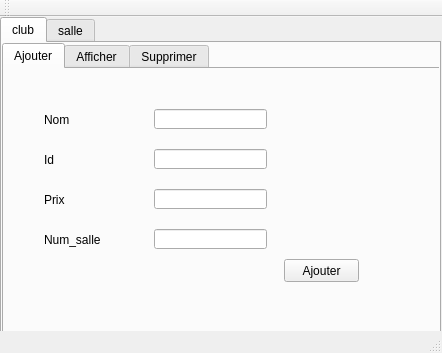
<?xml version="1.0" encoding="UTF-8"?>
<ui version="4.0">
 <class>MainWindow</class>
 <widget class="QMainWindow" name="MainWindow">
  <property name="geometry">
   <rect>
    <x>0</x>
    <y>0</y>
    <width>442</width>
    <height>353</height>
   </rect>
  </property>
  <property name="windowTitle">
   <string>MainWindow</string>
  </property>
  <widget class="QWidget" name="centralWidget">
   <widget class="QTabWidget" name="tabWidget_2">
    <property name="geometry">
     <rect>
      <x>0</x>
      <y>0</y>
      <width>441</width>
      <height>321</height>
     </rect>
    </property>
    <property name="currentIndex">
     <number>0</number>
    </property>
    <widget class="QWidget" name="tab_4">
     <attribute name="title">
      <string>club</string>
     </attribute>
     <widget class="QTabWidget" name="tabWidget">
      <property name="geometry">
       <rect>
        <x>0</x>
        <y>0</y>
        <width>441</width>
        <height>291</height>
       </rect>
      </property>
      <property name="currentIndex">
       <number>0</number>
      </property>
      <widget class="QWidget" name="tab">
       <attribute name="title">
        <string>Ajouter</string>
       </attribute>
       <widget class="QLineEdit" name="lineEdit_nom">
        <property name="geometry">
         <rect>
          <x>150</x>
          <y>40</y>
          <width>113</width>
          <height>20</height>
         </rect>
        </property>
        <property name="text">
         <string/>
        </property>
       </widget>
       <widget class="QLineEdit" name="lineEdit_id">
        <property name="geometry">
         <rect>
          <x>150</x>
          <y>80</y>
          <width>113</width>
          <height>20</height>
         </rect>
        </property>
        <property name="text">
         <string/>
        </property>
       </widget>
       <widget class="QLineEdit" name="lineEdit_prix">
        <property name="geometry">
         <rect>
          <x>150</x>
          <y>120</y>
          <width>113</width>
          <height>20</height>
         </rect>
        </property>
        <property name="text">
         <string/>
        </property>
       </widget>
       <widget class="QLineEdit" name="lineEdit_num_salle">
        <property name="geometry">
         <rect>
          <x>150</x>
          <y>160</y>
          <width>113</width>
          <height>20</height>
         </rect>
        </property>
        <property name="text">
         <string/>
        </property>
       </widget>
       <widget class="QLabel" name="label">
        <property name="geometry">
         <rect>
          <x>40</x>
          <y>40</y>
          <width>111</width>
          <height>21</height>
         </rect>
        </property>
        <property name="text">
         <string>Nom</string>
        </property>
       </widget>
       <widget class="QLabel" name="label_2">
        <property name="geometry">
         <rect>
          <x>40</x>
          <y>80</y>
          <width>111</width>
          <height>21</height>
         </rect>
        </property>
        <property name="text">
         <string>Id</string>
        </property>
       </widget>
       <widget class="QLabel" name="label_3">
        <property name="geometry">
         <rect>
          <x>40</x>
          <y>120</y>
          <width>111</width>
          <height>21</height>
         </rect>
        </property>
        <property name="text">
         <string>Prix</string>
        </property>
       </widget>
       <widget class="QLabel" name="label_4">
        <property name="geometry">
         <rect>
          <x>40</x>
          <y>160</y>
          <width>111</width>
          <height>21</height>
         </rect>
        </property>
        <property name="text">
         <string>Num_salle</string>
        </property>
       </widget>
       <widget class="QPushButton" name="pb_ajouter">
        <property name="geometry">
         <rect>
          <x>280</x>
          <y>190</y>
          <width>75</width>
          <height>23</height>
         </rect>
        </property>
        <property name="text">
         <string>Ajouter</string>
        </property>
       </widget>
      </widget>
      <widget class="QWidget" name="tab_2">
       <attribute name="title">
        <string>Afficher</string>
       </attribute>
       <widget class="QTableView" name="tabclub">
        <property name="geometry">
         <rect>
          <x>30</x>
          <y>30</y>
          <width>341</width>
          <height>171</height>
         </rect>
        </property>
       </widget>
      </widget>
      <widget class="QWidget" name="tab_3">
       <attribute name="title">
        <string>Supprimer</string>
       </attribute>
       <widget class="QLabel" name="label_5">
        <property name="geometry">
         <rect>
          <x>20</x>
          <y>30</y>
          <width>111</width>
          <height>21</height>
         </rect>
        </property>
        <property name="text">
         <string>Identifiant</string>
        </property>
       </widget>
       <widget class="QLineEdit" name="lineEdit_id_2">
        <property name="geometry">
         <rect>
          <x>170</x>
          <y>30</y>
          <width>113</width>
          <height>20</height>
         </rect>
        </property>
        <property name="text">
         <string/>
        </property>
       </widget>
       <widget class="QPushButton" name="pb_supprimer">
        <property name="geometry">
         <rect>
          <x>270</x>
          <y>150</y>
          <width>75</width>
          <height>23</height>
         </rect>
        </property>
        <property name="text">
         <string>Supprimer</string>
        </property>
       </widget>
      </widget>
     </widget>
    </widget>
    <widget class="QWidget" name="tab_5">
     <attribute name="title">
      <string>salle</string>
     </attribute>
     <widget class="QTabWidget" name="tabWidget_3">
      <property name="geometry">
       <rect>
        <x>0</x>
        <y>0</y>
        <width>441</width>
        <height>291</height>
       </rect>
      </property>
      <property name="currentIndex">
       <number>0</number>
      </property>
      <widget class="QWidget" name="tab_6">
       <attribute name="title">
        <string>Ajouter</string>
       </attribute>
       <widget class="QLineEdit" name="lineEdit_num_s">
        <property name="geometry">
         <rect>
          <x>150</x>
          <y>40</y>
          <width>113</width>
          <height>20</height>
         </rect>
        </property>
        <property name="text">
         <string/>
        </property>
       </widget>
       <widget class="QLineEdit" name="lineEdit_nom_s">
        <property name="geometry">
         <rect>
          <x>150</x>
          <y>80</y>
          <width>113</width>
          <height>20</height>
         </rect>
        </property>
        <property name="text">
         <string/>
        </property>
       </widget>
       <widget class="QLineEdit" name="lineEdit_max_s">
        <property name="geometry">
         <rect>
          <x>150</x>
          <y>120</y>
          <width>113</width>
          <height>20</height>
         </rect>
        </property>
        <property name="text">
         <string/>
        </property>
       </widget>
       <widget class="QLabel" name="label_6">
        <property name="geometry">
         <rect>
          <x>40</x>
          <y>40</y>
          <width>111</width>
          <height>21</height>
         </rect>
        </property>
        <property name="text">
         <string>Num</string>
        </property>
       </widget>
       <widget class="QLabel" name="label_7">
        <property name="geometry">
         <rect>
          <x>40</x>
          <y>80</y>
          <width>111</width>
          <height>21</height>
         </rect>
        </property>
        <property name="text">
         <string>Nom</string>
        </property>
       </widget>
       <widget class="QLabel" name="label_8">
        <property name="geometry">
         <rect>
          <x>40</x>
          <y>120</y>
          <width>111</width>
          <height>21</height>
         </rect>
        </property>
        <property name="text">
         <string>Max</string>
        </property>
       </widget>
       <widget class="QPushButton" name="pb_ajouter_s">
        <property name="geometry">
         <rect>
          <x>280</x>
          <y>170</y>
          <width>75</width>
          <height>23</height>
         </rect>
        </property>
        <property name="text">
         <string>Ajouter</string>
        </property>
       </widget>
      </widget>
      <widget class="QWidget" name="tab_7">
       <attribute name="title">
        <string>Afficher</string>
       </attribute>
       <widget class="QTableView" name="tabsalle">
        <property name="geometry">
         <rect>
          <x>30</x>
          <y>30</y>
          <width>341</width>
          <height>171</height>
         </rect>
        </property>
       </widget>
      </widget>
      <widget class="QWidget" name="tab_8">
       <attribute name="title">
        <string>Supprimer</string>
       </attribute>
       <widget class="QLabel" name="label_10">
        <property name="geometry">
         <rect>
          <x>20</x>
          <y>30</y>
          <width>111</width>
          <height>21</height>
         </rect>
        </property>
        <property name="text">
         <string>Numero</string>
        </property>
       </widget>
       <widget class="QLineEdit" name="lineEdit_num_2">
        <property name="geometry">
         <rect>
          <x>170</x>
          <y>30</y>
          <width>113</width>
          <height>20</height>
         </rect>
        </property>
        <property name="text">
         <string/>
        </property>
       </widget>
       <widget class="QPushButton" name="pb_supprimer_s">
        <property name="geometry">
         <rect>
          <x>270</x>
          <y>150</y>
          <width>75</width>
          <height>23</height>
         </rect>
        </property>
        <property name="text">
         <string>Supprimer</string>
        </property>
       </widget>
      </widget>
     </widget>
    </widget>
   </widget>
  </widget>
  <widget class="QMenuBar" name="menuBar">
   <property name="geometry">
    <rect>
     <x>0</x>
     <y>0</y>
     <width>442</width>
     <height>26</height>
    </rect>
   </property>
  </widget>
  <widget class="QToolBar" name="mainToolBar">
   <attribute name="toolBarArea">
    <enum>TopToolBarArea</enum>
   </attribute>
   <attribute name="toolBarBreak">
    <bool>false</bool>
   </attribute>
  </widget>
  <widget class="QStatusBar" name="statusBar"/>
 </widget>
 <layoutdefault spacing="6" margin="11"/>
 <resources/>
 <connections/>
</ui>
